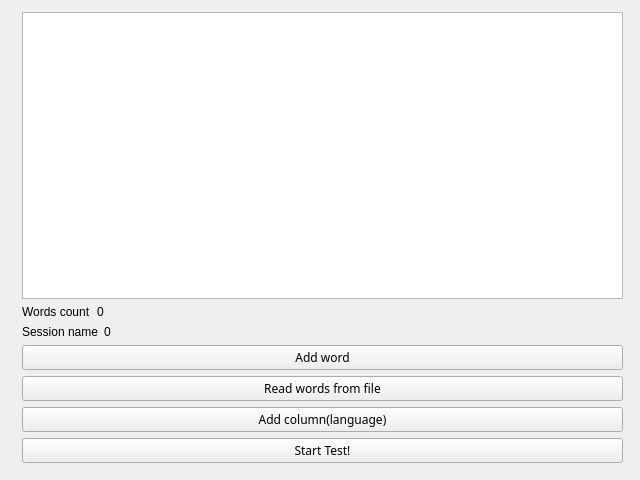
<?xml version="1.0" encoding="UTF-8"?>
<ui version="4.0">
 <class>SessionWindow</class>
 <widget class="QWidget" name="SessionWindow">
  <property name="geometry">
   <rect>
    <x>0</x>
    <y>0</y>
    <width>640</width>
    <height>480</height>
   </rect>
  </property>
  <property name="windowTitle">
   <string>Session_English-Hungarian</string>
  </property>
  <widget class="QWidget" name="">
   <property name="geometry">
    <rect>
     <x>22</x>
     <y>12</y>
     <width>601</width>
     <height>451</height>
    </rect>
   </property>
   <layout class="QVBoxLayout" name="verticalLayout">
    <item>
     <widget class="QTableWidget" name="wordsTable"/>
    </item>
    <item>
     <layout class="QHBoxLayout" name="horizontalLayout">
      <item>
       <widget class="QLabel" name="wordCountLabel">
        <property name="text">
         <string>Words count</string>
        </property>
        <property name="margin">
         <number>10</number>
        </property>
       </widget>
      </item>
      <item>
       <widget class="QLabel" name="wordsCountNum">
        <property name="sizePolicy">
         <sizepolicy hsizetype="MinimumExpanding" vsizetype="Preferred">
          <horstretch>0</horstretch>
          <verstretch>0</verstretch>
         </sizepolicy>
        </property>
        <property name="text">
         <string>0</string>
        </property>
       </widget>
      </item>
     </layout>
    </item>
    <item>
     <layout class="QHBoxLayout" name="horizontalLayout_2">
      <item>
       <widget class="QLabel" name="SessionNameLabel">
        <property name="text">
         <string>Session name</string>
        </property>
        <property name="margin">
         <number>10</number>
        </property>
       </widget>
      </item>
      <item>
       <widget class="QLabel" name="SessionNameValue">
        <property name="sizePolicy">
         <sizepolicy hsizetype="MinimumExpanding" vsizetype="Preferred">
          <horstretch>0</horstretch>
          <verstretch>0</verstretch>
         </sizepolicy>
        </property>
        <property name="text">
         <string>0</string>
        </property>
       </widget>
      </item>
     </layout>
    </item>
    <item>
     <widget class="QPushButton" name="pushButton">
      <property name="font">
       <font>
        <family>Purisa</family>
       </font>
      </property>
      <property name="text">
       <string>Add word</string>
      </property>
     </widget>
    </item>
    <item>
     <widget class="QPushButton" name="pushButton_3">
      <property name="font">
       <font>
        <family>Purisa</family>
       </font>
      </property>
      <property name="text">
       <string>Read words from file</string>
      </property>
     </widget>
    </item>
    <item>
     <widget class="QPushButton" name="btnAddLanguage">
      <property name="font">
       <font>
        <family>Purisa</family>
       </font>
      </property>
      <property name="text">
       <string>Add column(language)</string>
      </property>
     </widget>
    </item>
    <item>
     <widget class="QPushButton" name="pushButton_2">
      <property name="font">
       <font>
        <family>Purisa</family>
       </font>
      </property>
      <property name="text">
       <string>Start Test!</string>
      </property>
     </widget>
    </item>
   </layout>
  </widget>
 </widget>
 <resources/>
 <connections/>
</ui>
